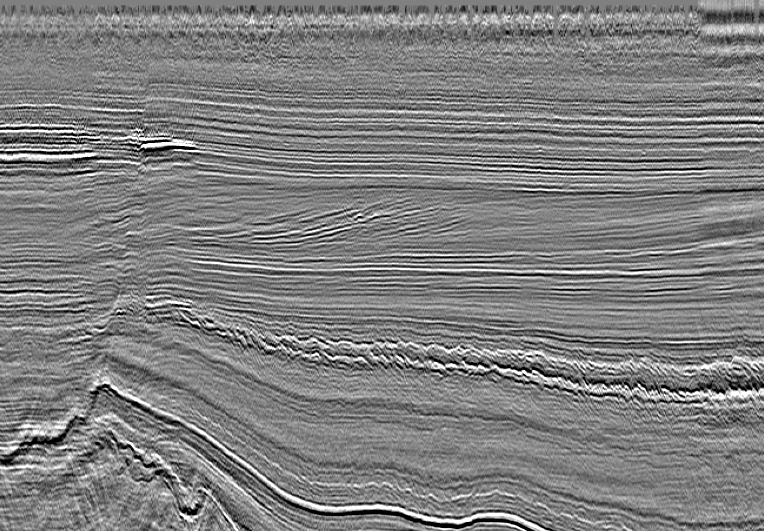
#> input picture dutch-f3/dutch_f3_xline100.jpg, 764 x 531 px, found by its file name
$ jupyter execute sobel_implementation_seismic.ipynb   (shell and % lines are left out)   (older library calls are emulated)
#> lines starting #> are read from the running program, lines starting #| are printed output that depends on the picture
<a href="https://colab.research.google.com/github/yohanesnuwara/open-geoscience-repository/blob/master/dutch-f3/sobel_implementation_seismic.ipynb" target="_parent"></a>

# Sobel Derivative Implementation in Seismic Interpretation

> Yohanes Nuwara (My own implementation of *Computer Vision Basics* course, The State University of New York at Buffalo, finished 16 May 2020)

Import libraries: basic visualization library `matplotlib` and image processing `cv2`

[cell 1]
import matplotlib.pyplot as plt
import cv2
from google.colab.patches import cv2_imshow

Download a seismic section image (in `JPG`) of Dutch F3 at Crossline 1000

Retrieve the file path and read the image with `cv2.imread`.

[cell 2]
path = '/content/dutch_f3_xline100.jpg'

dutchf3 = cv2.imread(path)
#> dutchf3 is the input picture: shape (531, 764, 3); min 0, max 255, mean 127.3
cv2_imshow(dutchf3)

Perform gaussian blurring to reduce the noise in the image using `cv2.GaussianBlur`

[cell 3]
dutchf3 = cv2.GaussianBlur(dutchf3,(3,3),0)
cv2_imshow(dutchf3)

Finally, compute its x and y-direction Sobel derivatives and display the results

[cell 4]
# calculation laplacian, sobel horizontal, and sobel vertical

laplacian = cv2.Laplacian(dutchf3,cv2.CV_64F)
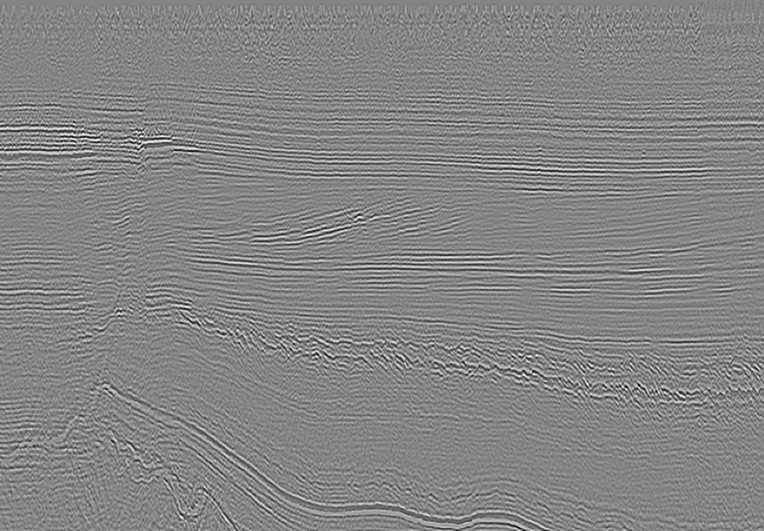
#> laplacian: shape (531, 764, 3) float64; min -163, max 149, mean 0; drawn with min black and max white
Gx = cv2.Sobel(dutchf3,cv2.CV_64F,1,0,ksize=3)
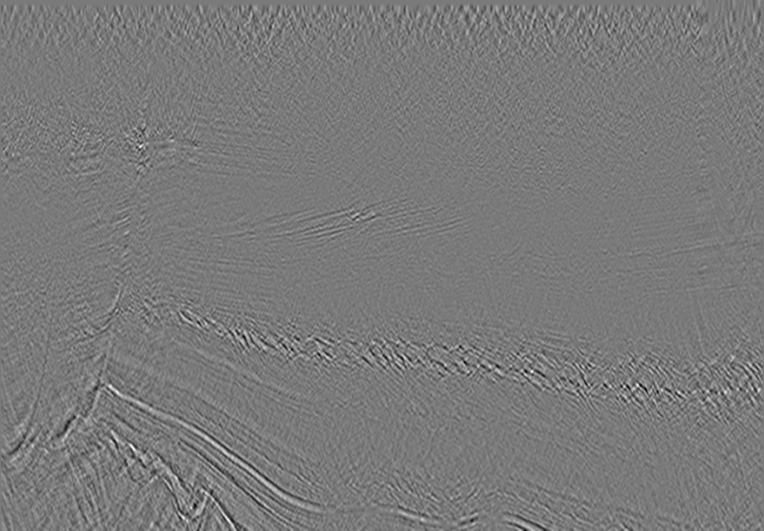
#> Gx: shape (531, 764, 3) float64; min -550, max 596, mean 0; drawn with min black and max white
Gy = cv2.Sobel(dutchf3,cv2.CV_64F,0,1,ksize=3)
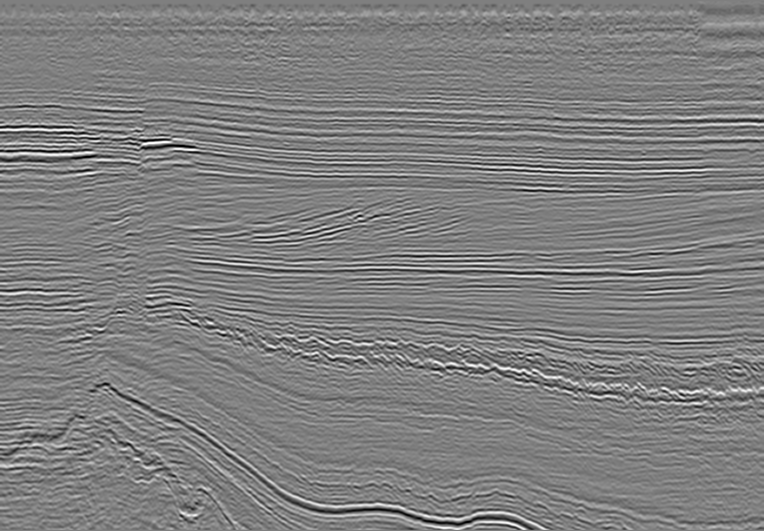
#> Gy: shape (531, 764, 3) float64; min -767, max 766, mean 0; drawn with min black and max white

plt.figure(figsize=(20,20))

plt.subplot(2,2,1),plt.imshow(dutchf3)
plt.title('Original'), plt.xticks([]), plt.yticks([])
plt.subplot(2,2,2),plt.imshow(laplacian)
plt.title('Laplacian'), plt.xticks([]), plt.yticks([])
plt.subplot(2,2,3),plt.imshow(Gx)
plt.title('Sobel X'), plt.xticks([]), plt.yticks([])
plt.subplot(2,2,4),plt.imshow(Gy)
plt.title('Sobel Y'), plt.xticks([]), plt.yticks([])

plt.tight_layout(pad=1.0)
plt.show()
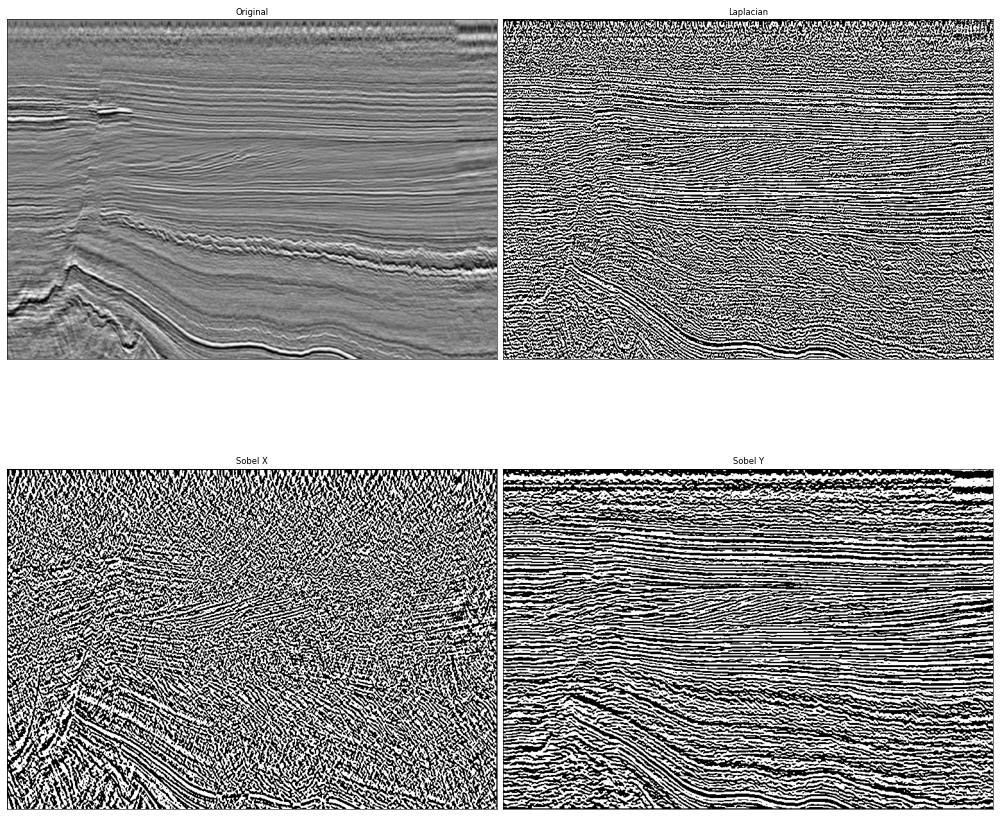
#> figure drawn by matplotlib, 4 panels
